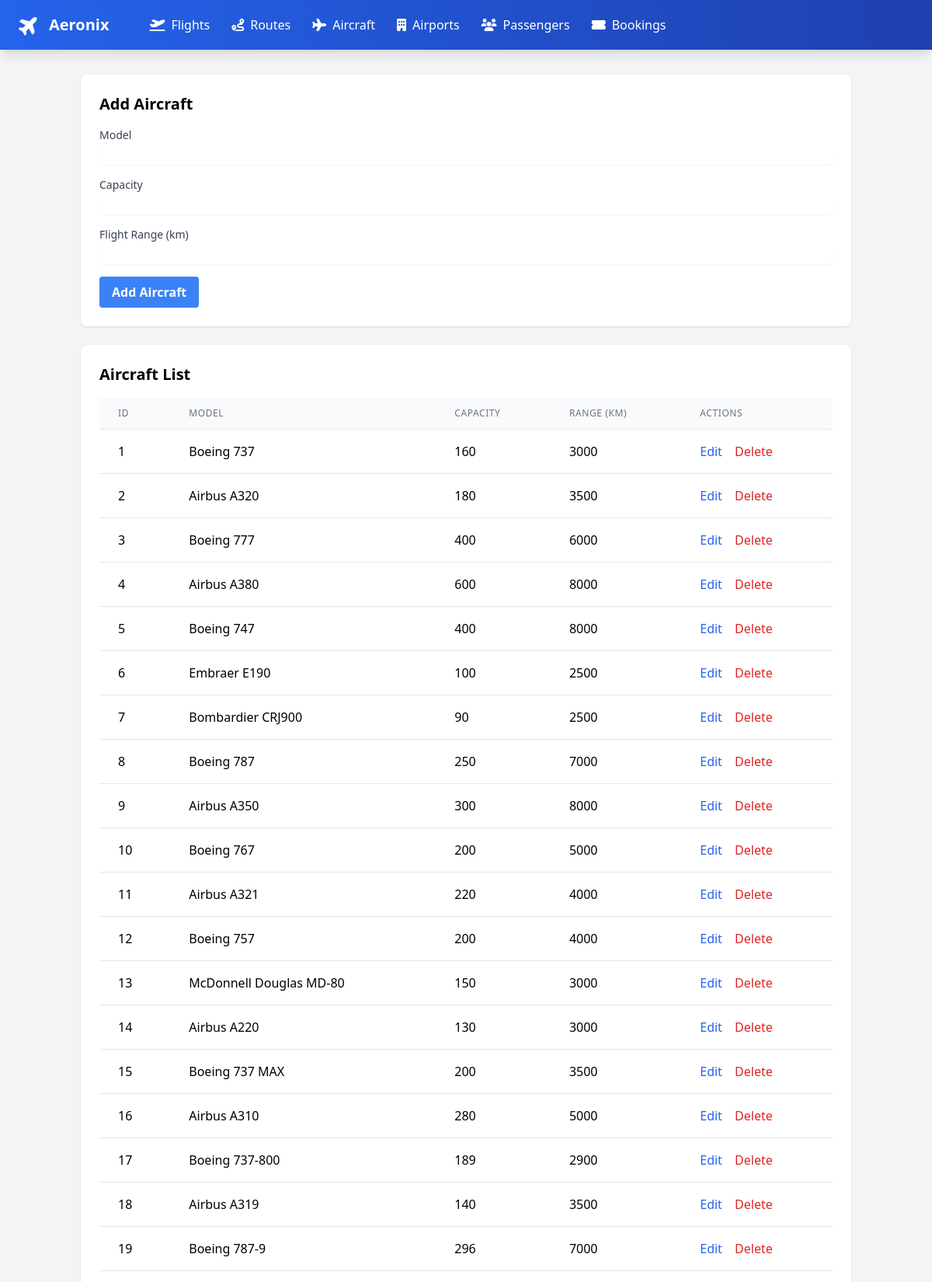
Page /aircraft.php (upper part) on the committed database.
### tables this page shows
CREATE TABLE `aircraft` (
  `aircraft_id` int(11) NOT NULL,
  `model` varchar(50) NOT NULL,
  `capacity` int(11) NOT NULL,
  `flight_range` int(11) NOT NULL
);

### aircraft.php (the view, shortened to what this page needs)
<?php
include 'includes/db_connect.php';
include 'includes/header.php';
$editing = false;
$aircraft = null;
$stmt = $pdo->query("SELECT * FROM aircraft ORDER BY aircraft_id");
$aircraft_list = $stmt->fetchAll();
?>
<div class="bg-white shadow rounded-lg p-6 mb-6">
    <h2 class="text-xl font-bold mb-4"><?= $editing ? 'Edit' : 'Add' ?> Aircraft</h2>
    <form method="POST" class="space-y-4">
        <div>
            <label class="block text-sm font-medium text-gray-700">Model</label>
            <input type="text" name="model" value="<?= $editing ? $aircraft['model'] : '' ?>"
                   class="mt-1 block w-full rounded-md border-gray-300 shadow-sm focus:border-blue-500 focus:ring-blue-500">
        </div>
        <div>
            <label class="block text-sm font-medium text-gray-700">Capacity</label>
            <input type="number" name="capacity" value="<?= $editing ? $aircraft['capacity'] : '' ?>"
                   class="mt-1 block w-full rounded-md border-gray-300 shadow-sm focus:border-blue-500 focus:ring-blue-500">
        </div>
        <div>
            <label class="block text-sm font-medium text-gray-700">Flight Range (km)</label>
            <input type="number" name="flight_range" value="<?= $editing ? $aircraft['flight_range'] : '' ?>"
                   class="mt-1 block w-full rounded-md border-gray-300 shadow-sm focus:border-blue-500 focus:ring-blue-500">
        </div>
        <button type="submit" name="submit"
                class="bg-blue-500 hover:bg-blue-700 text-white font-bold py-2 px-4 rounded">
            <?= $editing ? 'Update' : 'Add' ?> Aircraft
        </button>
    </form>
</div>
<div class="bg-white shadow rounded-lg p-6">
    <h2 class="text-xl font-bold mb-4">Aircraft List</h2>
    <div class="overflow-x-auto">
        <table class="min-w-full divide-y divide-gray-200">
            <thead class="bg-gray-50">
                <tr>
                    <th class="px-6 py-3 text-left text-xs font-medium text-gray-500 uppercase tracking-wider">ID</th>
                    <th class="px-6 py-3 text-left text-xs font-medium text-gray-500 uppercase tracking-wider">Model</th>
                    <th class="px-6 py-3 text-left text-xs font-medium text-gray-500 uppercase tracking-wider">Capacity</th>
                    <th class="px-6 py-3 text-left text-xs font-medium text-gray-500 uppercase tracking-wider">Range (km)</th>
                    <th class="px-6 py-3 text-left text-xs font-medium text-gray-500 uppercase tracking-wider">Actions</th>
                </tr>
            </thead>
            <tbody class="bg-white divide-y divide-gray-200">
                <?php foreach ($aircraft_list as $a): ?>
                    <tr>
                        <td class="px-6 py-4 whitespace-nowrap"><?= $a['aircraft_id'] ?></td>
                        <td class="px-6 py-4 whitespace-nowrap"><?= htmlspecialchars($a['model']) ?></td>
                        <td class="px-6 py-4 whitespace-nowrap"><?= $a['capacity'] ?></td>
                        <td class="px-6 py-4 whitespace-nowrap"><?= $a['flight_range'] ?></td>
                        <td class="px-6 py-4 whitespace-nowrap">
                            <a href="?edit=<?= $a['aircraft_id'] ?>"
                               class="text-blue-600 hover:text-blue-900 mr-3">Edit</a>
                            <form method="POST" class="inline">
                                <button type="submit" name="delete"
                                        class="text-red-600 hover:text-red-900"
                                        onclick="return confirm('Are you sure you want to delete this aircraft?')">
                                    Delete
                                </button>
                            </form>
                        </td>
                    </tr>
                <?php endforeach; ?>
            </tbody>
        </table>
    </div>
</div>
<?php include 'includes/footer.php'; ?>

### includes/header.php (shortened to what this page needs)
<!DOCTYPE html>
<html lang="en">
<head>
    <script src="https://cdn.tailwindcss.com"></script>
    <link rel="stylesheet" href="https://cdnjs.cloudflare.com/ajax/libs/font-awesome/6.4.0/css/all.min.css">
</head>
<body class="bg-gray-100">
    <nav class="bg-gradient-to-r from-blue-600 to-blue-800 text-white shadow-lg">
        <div class="max-w-7xl mx-auto px-4">
            <div class="flex justify-between items-center">
                <div class="flex items-center space-x-8">
                    <a href="index.php" class="flex items-center py-4 px-2">
                        <i class="fas fa-plane text-2xl mr-3 transform -rotate-45"></i>
                        <span class="font-bold text-xl">Aeronix</span>
                    </a>
                    <div class="hidden md:flex items-center space-x-1">
                        <a href="flights.php" class="py-4 px-3 text-white hover:bg-blue-700 transition duration-300 rounded-md flex items-center">
                            <i class="fas fa-plane-departure mr-2"></i>
                            Flights
                        </a>
                        <a href="routes.php" class="py-4 px-3 text-white hover:bg-blue-700 transition duration-300 rounded-md flex items-center">
                            <i class="fas fa-route mr-2"></i>
                            Routes
                        </a>
                        <a href="aircraft.php" class="py-4 px-3 text-white hover:bg-blue-700 transition duration-300 rounded-md flex items-center">
                            <i class="fas fa-plane mr-2"></i>
                            Aircraft
                        </a>
                        <a href="airports.php" class="py-4 px-3 text-white hover:bg-blue-700 transition duration-300 rounded-md flex items-center">
                            <i class="fas fa-building mr-2"></i>
                            Airports
                        </a>
                        <a href="passengers.php" class="py-4 px-3 text-white hover:bg-blue-700 transition duration-300 rounded-md flex items-center">
                            <i class="fas fa-users mr-2"></i>
                            Passengers
                        </a>
                        <a href="bookings.php" class="py-4 px-3 text-white hover:bg-blue-700 transition duration-300 rounded-md flex items-center">
                            <i class="fas fa-ticket-alt mr-2"></i>
                            Bookings
                        </a>
                    </div>
                </div>
        </div>
    </nav>
    <div class="container mx-auto px-4 py-8">
</body>
</html>

### includes/footer.php (shortened to what this page needs)
    <script src="https://cdn.tailwindcss.com"></script>
</body>
</html>

### rows in the picture
aircraft: aircraft_id "1", model "Boeing 737", capacity "160", flight_range "3000"
aircraft: aircraft_id "2", model "Airbus A320", capacity "180", flight_range "3500"
aircraft: aircraft_id "3", model "Boeing 777", capacity "400", flight_range "6000"
aircraft: aircraft_id "4", model "Airbus A380", capacity "600", flight_range "8000"
aircraft: aircraft_id "5", model "Boeing 747", capacity "400", flight_range "8000"
aircraft: aircraft_id "6", model "Embraer E190", capacity "100", flight_range "2500"
aircraft: aircraft_id "7", model "Bombardier CRJ900", capacity "90", flight_range "2500"
aircraft: aircraft_id "8", model "Boeing 787", capacity "250", flight_range "7000"
aircraft: aircraft_id "9", model "Airbus A350", capacity "300", flight_range "8000"
aircraft: aircraft_id "10", model "Boeing 767", capacity "200", flight_range "5000"
aircraft: aircraft_id "11", model "Airbus A321", capacity "220", flight_range "4000"
aircraft: aircraft_id "12", model "Boeing 757", capacity "200", flight_range "4000"
aircraft: aircraft_id "13", model "McDonnell Douglas MD-80", capacity "150", flight_range "3000"
aircraft: aircraft_id "14", model "Airbus A220", capacity "130", flight_range "3000"
aircraft: aircraft_id "15", model "Boeing 737 MAX", capacity "200", flight_range "3500"
aircraft: aircraft_id "16", model "Airbus A310", capacity "280", flight_range "5000"
aircraft: aircraft_id "17", model "Boeing 737-800", capacity "189", flight_range "2900"
aircraft: aircraft_id "18", model "Airbus A319", capacity "140", flight_range "3500"
aircraft: aircraft_id "19", model "Boeing 787-9", capacity "296", flight_range "7000"
